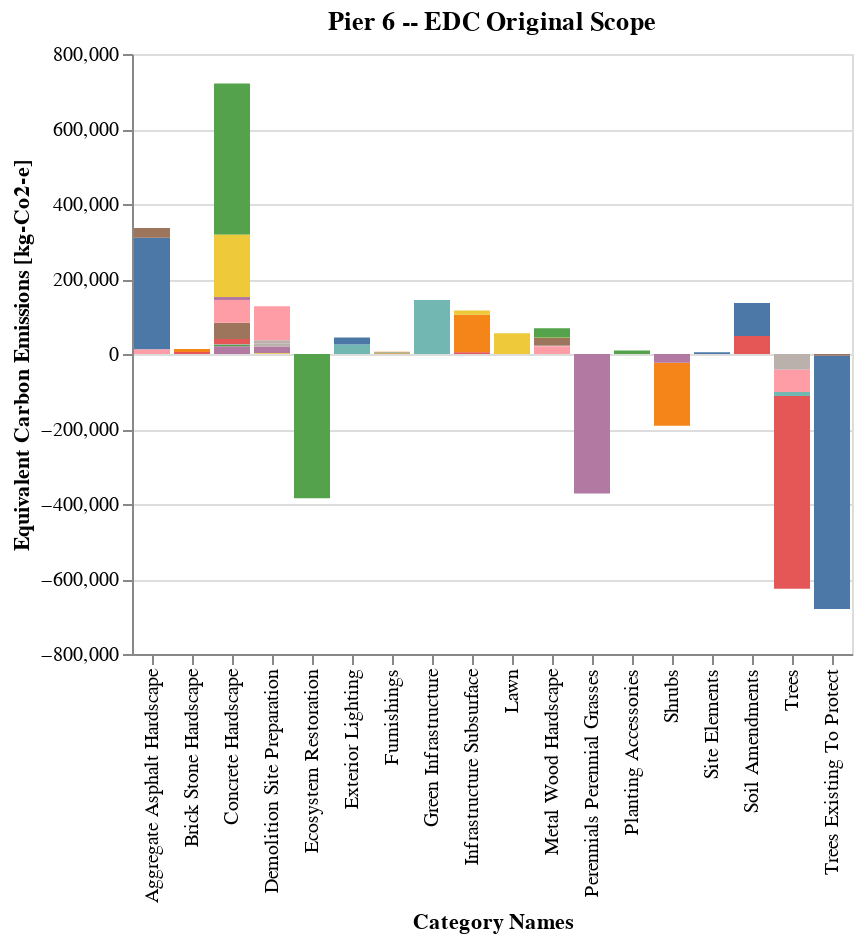

Source (notebook cell):
### Code cell
charts[0].show()

### Figure 1 — Vega-Lite specification as saved in the notebook (floating-point values rounded to 4 significant figures)
{"config": {"view": {"continuousWidth": 300, "continuousHeight": 300}}, "data": {"name": "data-2bf54453c82a9c413f022a0820f80648"}, "mark": {"type": "bar"}, "encoding": {"color": {"field": "ELEMENT", "legend": null, "type": "nominal"}, "tooltip": {"field": "ELEMENT", "type": "nominal"}, "x": {"field": "CATEGORY", "title": "Category Names", "type": "nominal"}, "y": {"aggregate": "sum", "field": "VALUE", "title": "Equivalent Carbon Emissions [kg-Co2-e]", "type": "quantitative"}}, "title": "Pier 6 -- EDC Original Scope", "$schema": "https://vega.github.io/schema/vega-lite/v5.20.1.json", "datasets": {"data-2bf54453c82a9c413f022a0820f80648": [{"SECTION": "Carbon Impact", "TYPE": "Embodied Carbon Emissions", "CATEGORY": "Aggregate Asphalt Hardscape", "ELEMENT": "Rip-rap (Armor Rock)", "VALUE": 298086, "UNIT": "kgCOâ‚‚e"}, {"SECTION": "Carbon Impact", "TYPE": "Embodied Carbon Emissions", "CATEGORY": "Aggregate Asphalt Hardscape", "ELEMENT": "Stabilized Crushed Stone Paving - 4\" (100mm) Depth", "VALUE": 11885, "UNIT": "kgCOâ‚‚e"}, {"SECTION": "Carbon Impact", "TYPE": "Embodied Carbon Emissions", "CATEGORY": "Aggregate Asphalt Hardscape", "ELEMENT": "Compacted Aggregate Base", "VALUE": 26084, "UNIT": "kgCOâ‚‚e"}, {"SECTION": "Carbon Impact", "TYPE": "Embodied Carbon Emissions", "CATEGORY": "Brick Stone Hardscape", "ELEMENT": "Stone Steps", "VALUE": 5061, "UNIT": "kgCOâ‚‚e"}, {"SECTION": "Carbon Impact", "TYPE": "Embodied Carbon Emissions", "CATEGORY": "Brick Stone Hardscape", "ELEMENT": "Stone Paving or Pavers", "VALUE": 8166, "UNIT": "kgCOâ‚‚e"}, {"SECTION": "Carbon Impact", "TYPE": "Embodied Carbon Emissions", "CATEGORY": "Concrete Hardscape", "ELEMENT": "Cast-in-Place Concrete Paving", "VALUE": 324769, "UNIT": "kgCOâ‚‚e"}, {"SECTION": "Carbon Impact", "TYPE": "Embodied Carbon Emissions", "CATEGORY": "Concrete Hardscape", "ELEMENT": "Precast Concrete Unit Pavers", "VALUE": 43546, "UNIT": "kgCOâ‚‚e"}, {"SECTION": "Carbon Impact", "TYPE": "Embodied Carbon Emissions", "CATEGORY": "Concrete Hardscape", "ELEMENT": "Cast-in-Place Concrete Paving", "VALUE": 78609, "UNIT": "kgCOâ‚‚e"}, {"SECTION": "Carbon Impact", "TYPE": "Embodied Carbon Emissions", "CATEGORY": "Concrete Hardscape", "ELEMENT": "Welded Wire Mesh (Fabric) Reinforcement", "VALUE": 20359, "UNIT": "kgCOâ‚‚e"}, {"SECTION": "Carbon Impact", "TYPE": "Embodied Carbon Emissions", "CATEGORY": "Concrete Hardscape", "ELEMENT": "Salvaged Concrete Paving", "VALUE": 3922, "UNIT": "kgCOâ‚‚e"}, {"SECTION": "Carbon Impact", "TYPE": "Embodied Carbon Emissions", "CATEGORY": "Concrete Hardscape", "ELEMENT": "Salvaged Concrete Steps", "VALUE": 1907, "UNIT": "kgCOâ‚‚e"}, {"SECTION": "Carbon Impact", "TYPE": "Embodied Carbon Emissions", "CATEGORY": "Concrete Hardscape", "ELEMENT": "Salvaged Concrete Wall", "VALUE": 3358, "UNIT": "kgCOâ‚‚e"}, {"SECTION": "Carbon Impact", "TYPE": "Embodied Carbon Emissions", "CATEGORY": "Concrete Hardscape", "ELEMENT": "Cast-in-Place Concrete Wall", "VALUE": 3823, "UNIT": "kgCOâ‚‚e"}, {"SECTION": "Carbon Impact", "TYPE": "Embodied Carbon Emissions", "CATEGORY": "Concrete Hardscape", "ELEMENT": "Salvaged Concrete Paving", "VALUE": 10148, "UNIT": "kgCOâ‚‚e"}, {"SECTION": "Carbon Impact", "TYPE": "Embodied Carbon Emissions", "CATEGORY": "Concrete Hardscape", "ELEMENT": "Precast Concrete Stairs", "VALUE": 60525, "UNIT": "kgCOâ‚‚e"}, {"SECTION": "Carbon Impact", "TYPE": "Embodied Carbon Emissions", "CATEGORY": "Concrete Hardscape", "ELEMENT": "Cast-in-Place Concrete Spread Footing (Foundation)", "VALUE": 166264, "UNIT": "kgCOâ‚‚e"}, {"SECTION": "Carbon Impact", "TYPE": "Embodied Carbon Emissions", "CATEGORY": "Concrete Hardscape", "ELEMENT": "Cast-in-Place Concrete Wall", "VALUE": 4092, "UNIT": "kgCOâ‚‚e"}, {"SECTION": "Carbon Impact", "TYPE": "Embodied Carbon Emissions", "CATEGORY": "Demolition Site Preparation", "ELEMENT": "Concrete Paving or Slab Demolition", "VALUE": 8308, "UNIT": "kgCOâ‚‚e"}, {"SECTION": "Carbon Impact", "TYPE": "Embodied Carbon Emissions", "CATEGORY": "Demolition Site Preparation", "ELEMENT": "Clearing and Grubbing", "VALUE": 91285, "UNIT": "kgCOâ‚‚e"}, {"SECTION": "Carbon Impact", "TYPE": "Embodied Carbon Emissions", "CATEGORY": "Demolition Site Preparation", "ELEMENT": "Site Regrading", "VALUE": 17803, "UNIT": "kgCOâ‚‚e"}, {"SECTION": "Carbon Impact", "TYPE": "Embodied Carbon Emissions", "CATEGORY": "Demolition Site Preparation", "ELEMENT": "Removal of Site Soil (off-haul)", "VALUE": 8034, "UNIT": "kgCOâ‚‚e"}, {"SECTION": "Carbon Impact", "TYPE": "Embodied Carbon Emissions", "CATEGORY": "Demolition Site Preparation", "ELEMENT": "Trenching and Backfilling", "VALUE": 2225, "UNIT": "kgCOâ‚‚e"}, {"SECTION": "Carbon Impact", "TYPE": "Embodied Carbon Emissions", "CATEGORY": "Exterior Lighting", "ELEMENT": "Light Pole Luminaire", "VALUE": 25155, "UNIT": "kgCOâ‚‚e"}, {"SECTION": "Carbon Impact", "TYPE": "Embodied Carbon Emissions", "CATEGORY": "Exterior Lighting", "ELEMENT": "Galvanized Steel Light Pole", "VALUE": 18816, "UNIT": "kgCOâ‚‚e"}, {"SECTION": "Carbon Impact", "TYPE": "Embodied Carbon Emissions", "CATEGORY": "Furnishings", "ELEMENT": "STRIPES bench (semi-circle, closed)", "VALUE": 2222, "UNIT": "kgCOâ‚‚e"}, {"SECTION": "Carbon Impact", "TYPE": "Embodied Carbon Emissions", "CATEGORY": "Furnishings", "ELEMENT": "CITY litter bin (150L curved)", "VALUE": 2199, "UNIT": "kgCOâ‚‚e"}, {"SECTION": "Carbon Impact", "TYPE": "Embodied Carbon Emissions", "CATEGORY": "Furnishings", "ELEMENT": "BERG picnic table", "VALUE": 1648, "UNIT": "kgCOâ‚‚e"}, {"SECTION": "Carbon Impact", "TYPE": "Embodied Carbon Emissions", "CATEGORY": "Green Infrastructure", "ELEMENT": "Swale", "VALUE": 144227, "UNIT": "kgCOâ‚‚e"}, {"SECTION": "Carbon Impact", "TYPE": "Embodied Carbon Emissions", "CATEGORY": "Infrastructure Subsurface", "ELEMENT": "Gravel", "VALUE": 99982, "UNIT": "kgCOâ‚‚e"}, {"SECTION": "Carbon Impact", "TYPE": "Embodied Carbon Emissions", "CATEGORY": "Infrastructure Subsurface", "ELEMENT": "Electrical Conduit", "VALUE": 11077, "UNIT": "kgCOâ‚‚e"}, {"SECTION": "Carbon Impact", "TYPE": "Embodied Carbon Emissions", "CATEGORY": "Infrastructure Subsurface", "ELEMENT": "Irrigation Lateral Line", "VALUE": 4788, "UNIT": "kgCOâ‚‚e"}, {"SECTION": "Carbon Impact", "TYPE": "Embodied Carbon Emissions", "CATEGORY": "Metal Wood Hardscape", "ELEMENT": "Steel Guardrail", "VALUE": 14345, "UNIT": "kgCOâ‚‚e"}, {"SECTION": "Carbon Impact", "TYPE": "Embodied Carbon Emissions", "CATEGORY": "Metal Wood Hardscape", "ELEMENT": "Steel Handrail", "VALUE": 1119, "UNIT": "kgCOâ‚‚e"}, {"SECTION": "Carbon Impact", "TYPE": "Embodied Carbon Emissions", "CATEGORY": "Metal Wood Hardscape", "ELEMENT": "Decking", "VALUE": 25565, "UNIT": "kgCOâ‚‚e"}, {"SECTION": "Carbon Impact", "TYPE": "Embodied Carbon Emissions", "CATEGORY": "Metal Wood Hardscape", "ELEMENT": "Wood Post", "VALUE": 20762, "UNIT": "kgCOâ‚‚e"}, {"SECTION": "Carbon Impact", "TYPE": "Embodied Carbon Emissions", "CATEGORY": "Metal Wood Hardscape", "ELEMENT": "Salvaged Wood", "VALUE": 342, "UNIT": "kgCOâ‚‚e"}, {"SECTION": "Carbon Impact", "TYPE": "Embodied Carbon Emissions", "CATEGORY": "Metal Wood Hardscape", "ELEMENT": "Steel Guardrail", "VALUE": 6735, "UNIT": "kgCOâ‚‚e"}, {"SECTION": "Carbon Impact", "TYPE": "Embodied Carbon Emissions", "CATEGORY": "Planting Accessories", "ELEMENT": "Metal Edge Restraint", "VALUE": 9130, "UNIT": "kgCOâ‚‚e"}, {"SECTION": "Carbon Impact", "TYPE": "Embodied Carbon Emissions", "CATEGORY": "Site Elements", "ELEMENT": "Stone Boulders", "VALUE": 4613, "UNIT": "kgCOâ‚‚e"}, {"SECTION": "Carbon Impact", "TYPE": "Embodied Carbon Emissions", "CATEGORY": "Soil Amendments", "ELEMENT": "Amended Planting Soil", "VALUE": 88228, "UNIT": "kgCOâ‚‚e"}, {"SECTION": "Carbon Impact", "TYPE": "Embodied Carbon Emissions", "CATEGORY": "Soil Amendments", "ELEMENT": "Biofiltration Soil 70-15-15", "VALUE": 48058, "UNIT": "kgCOâ‚‚e"}, {"SECTION": "Carbon Impact", "TYPE": "Biogenic (Sequestration + Emissions)", "CATEGORY": "Ecosystem Restoration", "ELEMENT": "Temperate Continental Forest", "VALUE": -384523, "UNIT": "kgCOâ‚‚e"}, {"SECTION": "Carbon Impact", "TYPE": "Biogenic (Sequestration + Emissions)", "CATEGORY": "Lawn", "ELEMENT": "Moderate Management Lawn", "VALUE": 55593, "UNIT": "kgCOâ‚‚e"}, {"SECTION": "Carbon Impact", "TYPE": "Biogenic (Sequestration + Emissions)", "CATEGORY": "Perennials Perennial Grasses", "ELEMENT": "Perennials / Perennial Grasses", "VALUE": -297923, "UNIT": "kgCOâ‚‚e"}, {"SECTION": "Carbon Impact", "TYPE": "Biogenic (Sequestration + Emissions)", "CATEGORY": "Perennials Perennial Grasses", "ELEMENT": "Perennials / Perennial Grasses", "VALUE": -74328, "UNIT": "kgCOâ‚‚e"}, {"SECTION": "Carbon Impact", "TYPE": "Biogenic (Sequestration + Emissions)", "CATEGORY": "Shrubs", "ELEMENT": "Deciduous Large Shrub", "VALUE": -167760, "UNIT": "kgCOâ‚‚e"}, {"SECTION": "Carbon Impact", "TYPE": "Biogenic (Sequestration + Emissions)", "CATEGORY": "Shrubs", "ELEMENT": "Evergreen Large Shrub", "VALUE": -23340, "UNIT": "kgCOâ‚‚e"}, {"SECTION": "Carbon Impact", "TYPE": "Biogenic (Sequestration + Emissions)", "CATEGORY": "Trees", "ELEMENT": "Deciduous Large Tree", "VALUE": -423290, "UNIT": "kgCOâ‚‚e"}, {"SECTION": "Carbon Impact", "TYPE": "Biogenic (Sequestration + Emissions)", "CATEGORY": "Trees", "ELEMENT": "Deciduous Medium Tree", "VALUE": -10720, "UNIT": "kgCOâ‚‚e"}, {"SECTION": "Carbon Impact", "TYPE": "Biogenic (Sequestration + Emissions)", "CATEGORY": "Trees", "ELEMENT": "Evergreen Medium Tree", "VALUE": -41745, "UNIT": "kgCOâ‚‚e"}, {"SECTION": "Carbon Impact", "TYPE": "Biogenic (Sequestration + Emissions)", "CATEGORY": "Trees", "ELEMENT": "Deciduous Large Tree", "VALUE": -90998, "UNIT": "kgCOâ‚‚e"}, {"SECTION": "Carbon Impact", "TYPE": "Biogenic (Sequestration + Emissions)", "CATEGORY": "Trees", "ELEMENT": "Evergreen Large Tree", "VALUE": -59275, "UNIT": "kgCOâ‚‚e"}, {"SECTION": "Carbon Impact", "TYPE": "Biogenic (Sequestration + Emissions)", "CATEGORY": "Trees Existing To Protect", "ELEMENT": "Deciduous Large (~16-20yrs)", "VALUE": -675130, "UNIT": "kgCOâ‚‚e"}, {"SECTION": "Carbon Impact", "TYPE": "Biogenic (Sequestration + Emissions)", "CATEGORY": "Trees Existing To Protect", "ELEMENT": "Evergreen Medium (~11-15yrs)", "VALUE": -4820, "UNIT": "kgCOâ‚‚e"}]}}
